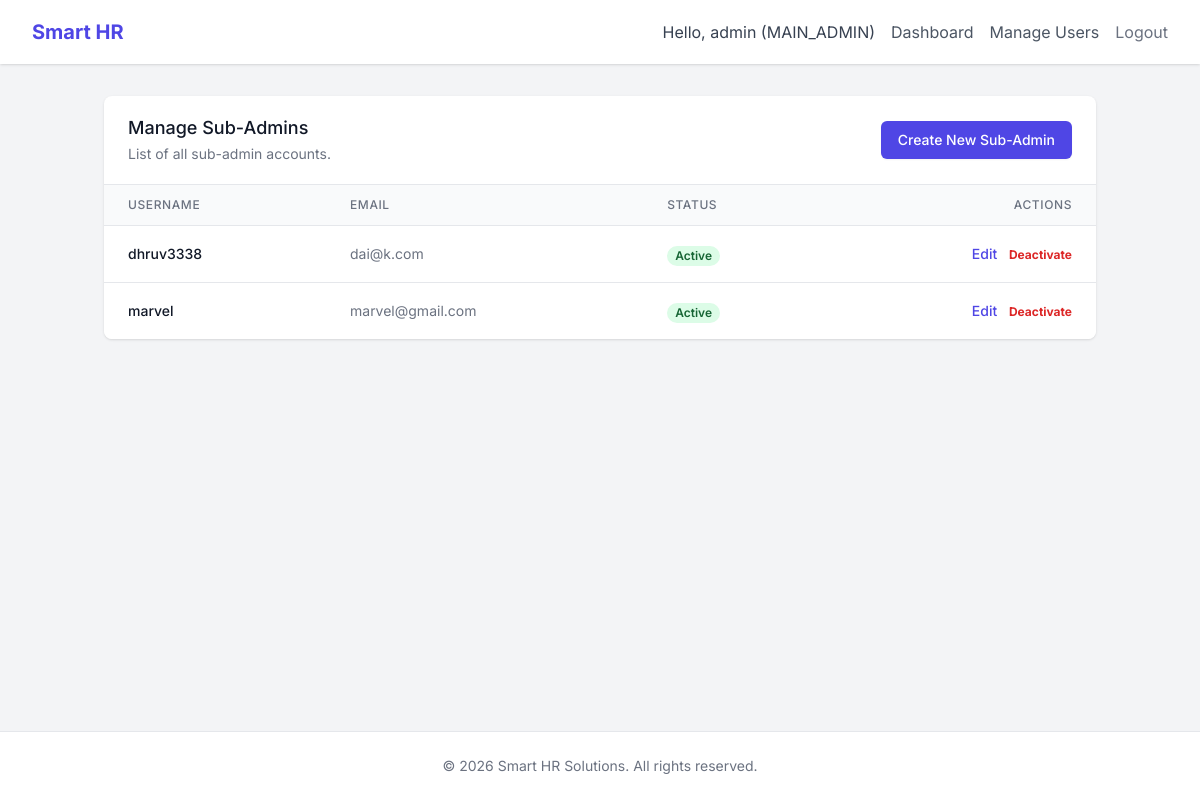
The page /auth/users/ (signed in) on the database its author committed.
### accounts/models.py (models this page shows, shortened)
class User(AbstractUser):
    ROLE_CHOICES = (
        ('MAIN_ADMIN', 'Main Admin'),
        ('SUB_ADMIN', 'Sub Admin'),
    )
    role = models.CharField(max_length=20, choices=ROLE_CHOICES, default='SUB_ADMIN')

### accounts/views.py (the view)
# urls.py: path('users/', views.user_list, name='user_list'),
@login_required
def user_list(request):
    if not request.user.role == 'MAIN_ADMIN' and not request.user.is_superuser:
        return redirect('letters:sub_admin_dashboard')
    sub_admins = User.objects.filter(role='SUB_ADMIN')
    return render(request, 'accounts/user_list.html', {'sub_admins': sub_admins})

### templates/accounts/user_list.html (shortened to what this page needs)
{% extends 'base.html' %}
{% block content %}
<div class="bg-white shadow overflow-hidden sm:rounded-lg">
    <div class="px-4 py-5 sm:px-6 flex justify-between items-center">
        <div>
            <h3 class="text-lg leading-6 font-medium text-gray-900">Manage Sub-Admins</h3>
            <p class="mt-1 max-w-2xl text-sm text-gray-500">List of all sub-admin accounts.</p>
        </div>
        <a href="{% url 'accounts:create_sub_admin' %}" class="inline-flex items-center px-4 py-2 border border-transparent text-sm font-medium rounded-md shadow-sm text-white bg-indigo-600 hover:bg-indigo-700">
            Create New Sub-Admin
        </a>
    </div>
    <div class="border-t border-gray-200">
        <table class="min-w-full divide-y divide-gray-200">
            <thead class="bg-gray-50">
                <tr>
                    <th scope="col" class="px-6 py-3 text-left text-xs font-medium text-gray-500 uppercase tracking-wider">Username</th>
                    <th scope="col" class="px-6 py-3 text-left text-xs font-medium text-gray-500 uppercase tracking-wider">Email</th>
                    <th scope="col" class="px-6 py-3 text-left text-xs font-medium text-gray-500 uppercase tracking-wider">Status</th>
                    <th scope="col" class="px-6 py-3 text-right text-xs font-medium text-gray-500 uppercase tracking-wider">Actions</th>
                </tr>
            </thead>
            <tbody class="bg-white divide-y divide-gray-200">
                {% for sadmin in sub_admins %}
                <tr>
                    <td class="px-6 py-4 whitespace-nowrap text-sm font-medium text-gray-900">{{ sadmin.username }}</td>
                    <td class="px-6 py-4 whitespace-nowrap text-sm text-gray-500">{{ sadmin.email }}</td>
                    <td class="px-6 py-4 whitespace-nowrap">
                        <span class="px-2 inline-flex text-xs leading-5 font-semibold rounded-full {% if sadmin.is_active %}bg-green-100 text-green-800{% else %}bg-red-100 text-red-800{% endif %}">
                            {{ sadmin.is_active|yesno:"Active,Inactive" }}
                        </span>
                    </td>
                    <td class="px-6 py-4 whitespace-nowrap text-right text-sm font-medium space-x-2">
                        <a href="{% url 'accounts:edit_sub_admin' sadmin.pk %}" class="text-indigo-600 hover:text-indigo-900">Edit</a>
                        <a href="{% url 'accounts:toggle_user_status' sadmin.pk %}" class="text-xs font-bold {% if sadmin.is_active %}text-red-600 hover:text-red-900{% else %}text-green-600 hover:text-green-900{% endif %}">
                            {{ sadmin.is_active|yesno:"Deactivate,Activate" }}
                        </a>
                    </td>
                </tr>
                {% empty %}
                <tr>
                    <td colspan="4" class="px-6 py-4 text-center text-sm text-gray-500">No sub-admins found.</td>
                </tr>
                {% endfor %}
            </tbody>
        </table>
    </div>
</div>
{% endblock %}

### templates/base.html (shortened to what this page needs)
<!DOCTYPE html>
<html lang="en">
<head>
    <script src="https://cdn.tailwindcss.com"></script>
</head>
<body class="bg-gray-100 min-h-screen flex flex-col">
    <nav class="bg-white shadow">
        <div class="max-w-7xl mx-auto px-4 sm:px-6 lg:px-8">
            <div class="flex justify-between h-16">
                <div class="flex">
                    <div class="flex-shrink-0 flex items-center">
                        <a href="/" class="text-xl font-bold text-indigo-600">Smart HR</a>
                    </div>
                </div>
                <div class="flex items-center space-x-4">
                    {% if user.is_authenticated %}
                    <span class="text-gray-700">Hello, {{ user.username }} ({{ user.role }})</span>
                    {% if user.role == 'MAIN_ADMIN' %}
                    <a href="{% url 'letters:admin_dashboard' %}"
                        class="text-gray-600 hover:text-indigo-600">Dashboard</a>
                    <a href="{% url 'accounts:user_list' %}" class="text-gray-600 hover:text-indigo-600">Manage
                        Users</a>
                    {% else %}
                    <a href="{% url 'letters:sub_admin_dashboard' %}"
                        class="text-gray-600 hover:text-indigo-600">Dashboard</a>
                    <a href="{% url 'letters:generate_letter' %}"
                        class="bg-indigo-600 text-white px-3 py-2 rounded-md hover:bg-indigo-700">New Letter</a>
                    {% endif %}
                    <form action="{% url 'accounts:logout' %}" method="post" class="inline">
                        <button type="submit" class="text-gray-500 hover:text-red-600">Logout</button>
                    </form>
                    {% else %}
                    <a href="{% url 'accounts:login' %}" class="text-indigo-600 font-medium">Login</a>
                    {% endif %}
                </div>
            </div>
        </div>
    </nav>
    <main class="flex-grow container mx-auto px-4 py-8">
        {% block content %}{% endblock %}
    </main>
    <footer class="bg-white border-t mt-auto">
        <div class="max-w-7xl mx-auto py-6 px-4 sm:px-6 lg:px-8">
            <p class="text-center text-gray-500 text-sm">&copy; 2026 Smart HR Solutions. All rights reserved.</p>
        </div>
    </footer>
</body>
</html>

### templates/base.html (style rules this page uses)
body { font-family: 'Inter', sans-serif; }

### rows shown on the page
User: username "admin", role "MAIN_ADMIN"
User: username "dhruv3338", email "dai@k.com", is_active "Active", is_active "Deactivate"
User: username "marvel", email "marvel@gmail.com", is_active "Active", is_active "Deactivate"
